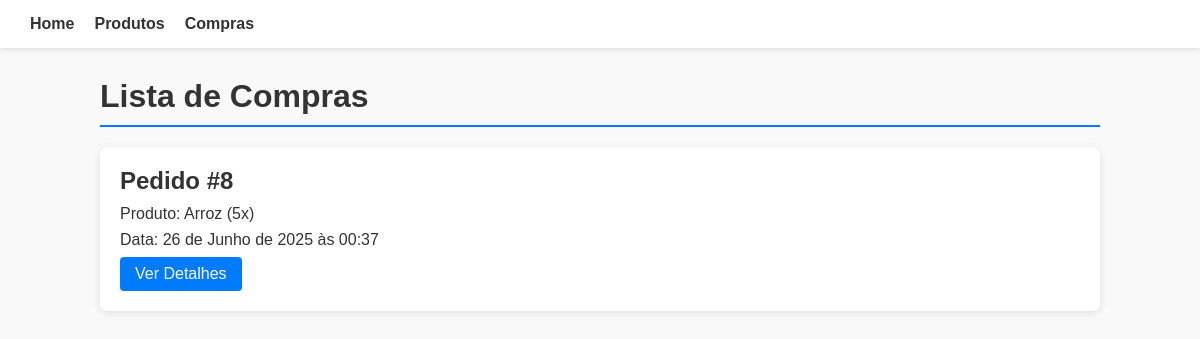
Screenshot of /orders/ with the database file from the repository.
### orders/models.py (models this page shows, shortened)
class Order(models.Model):
    product = models.ForeignKey(Product, on_delete=models.CASCADE)
    quantity = models.IntegerField()
    created_at = models.DateTimeField(auto_now_add=True)
    def __str__(self):
        return f"{self.product.name} ({self.quantity}x)"

### products/models.py (models this page shows, shortened)
class Product(models.Model):
  name = models.CharField(max_length=200)
  price = models.DecimalField(max_digits=10,decimal_places=2)
  quantity = models.PositiveIntegerField()
  created_at = models.DateTimeField(auto_now_add=True)

### orders/views.py (the view)
# urls.py: path("", views.index, name="index"),
def index(request):
  orders = Order.objects.all()
  context = {"orders": orders}
  return render(request, "orders/index.html", context)

### orders/templates/orders/index.html (shortened to what this page needs)
{% load static %}
<!DOCTYPE html>
<html lang="pt-BR">
<head>
    <link rel="stylesheet" href="{% static 'orders/style.css' %}">
</head>
<body>
    <header>
        <nav>
            <ul>
                <li><a href="/">Home</a></li>
                <li><a href="/products/">Produtos</a></li>
                <li><a href="/orders/">Compras</a></li>
            </ul>
        </nav>
    </header>
    <main>
        <h1>Lista de Compras</h1>
        <div class="order-list">
            {% for order in orders %}
                <div class="order-card">
                    <h2>Pedido #{{ order.id }}</h2>
                    <p>Produto: {{order}} </p>
                    <p>Data: {{order.created_at}} </p>
                    <a href="{% url 'detail' order.id %}" class="details-button">Ver Detalhes</a>
                </div>
            {% empty %}
                <p>Nenhuma compra realizada ainda.</p>
            {% endfor %}
        </div>
    </main>
</body>
</html>

### orders/static/orders/style.css (style rules this page uses)
body, h1, h2, p, ul, li, a { margin: 0; padding: 0; box-sizing: border-box; text-decoration: none; }
body { font-family: Arial, sans-serif; background-color: #f9f9f9; color: #333; }
header { background-color: #ffffff; padding: 15px 30px; box-shadow: 0 2px 5px rgba(0, 0, 0, 0.1); }
nav ul { display: flex; gap: 20px; list-style: none; }
nav a { color: #333; font-weight: bold; }
main { max-width: 1000px; margin: 30px auto; padding: 0 20px; }
h1 { font-size: 2em; margin-bottom: 20px; border-bottom: 2px solid #007BFF; padding-bottom: 10px; }
.order-list { display: grid; grid-template-columns: repeat(auto-fit, minmax(250px, 1fr)); gap: 20px; }
.order-card { background-color: #ffffff; border-radius: 8px; padding: 20px; box-shadow: 0 2px 8px rgba(0, 0, 0, 0.1); transition: transform 0.2s ease; }
.order-card h2 { font-size: 1.5em; margin-bottom: 10px; }
.order-card p, .order-card ul { margin-bottom: 8px; }
.details-button { display: inline-block; padding: 8px 15px; background-color: #007BFF; color: #fff; border-radius: 4px; transition: background-color 0.2s ease; }

### rows the page displays
Order: id "8", product+quantity "Arroz (5x)", created_at "26 de Junho de 2025 às 00:37"
